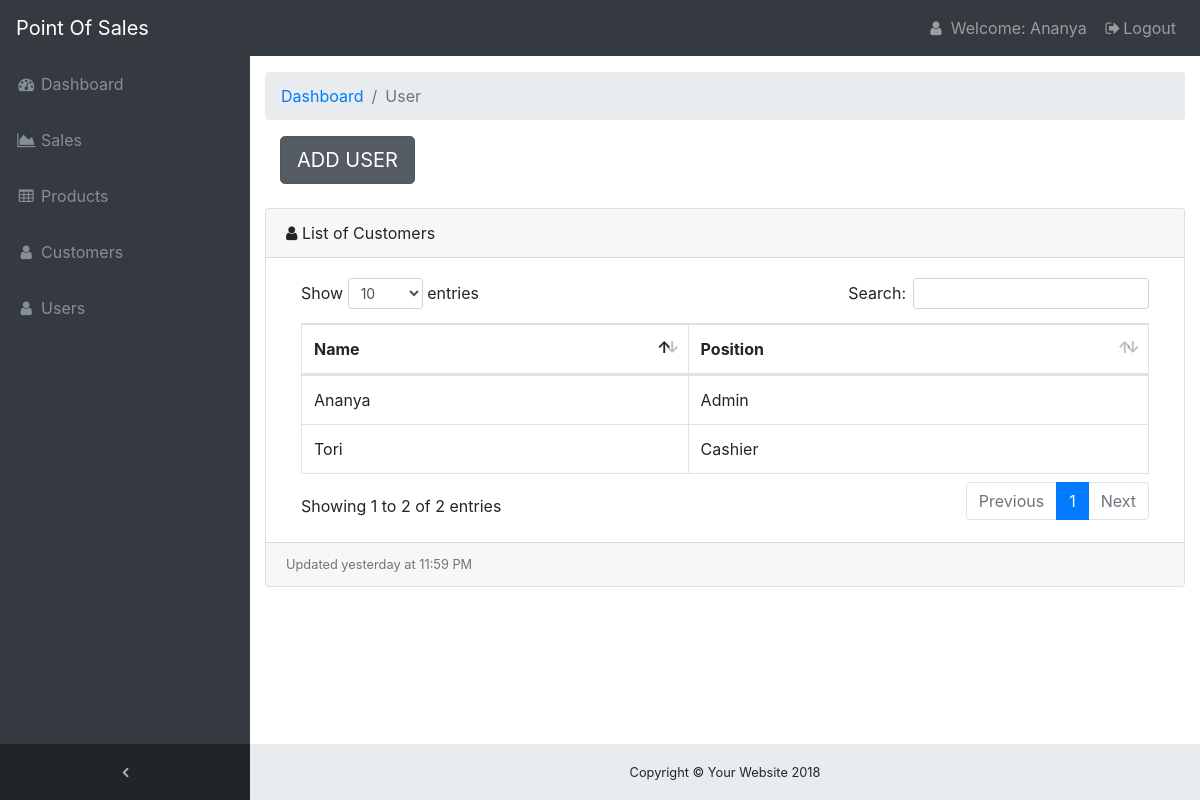
The page /user.php (signed in) on the database as committed earlier.
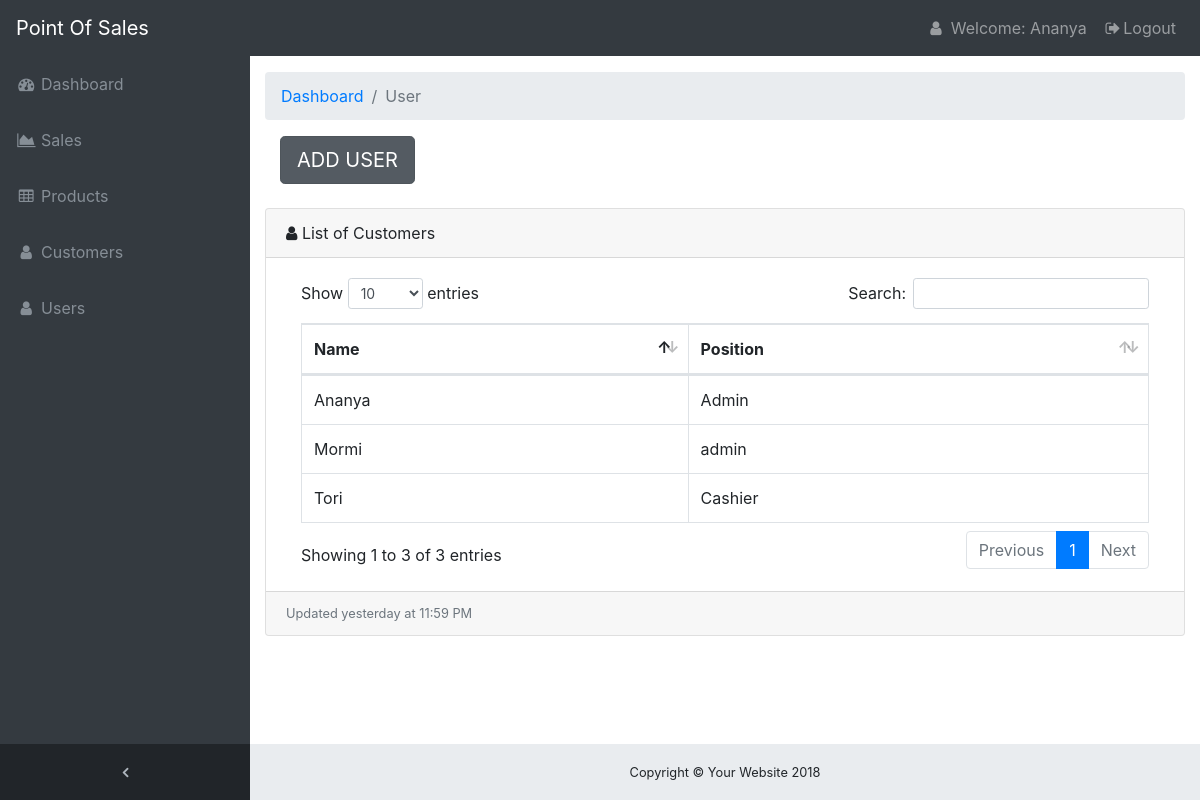
The same page on the database as committed later.
### tables this page shows
CREATE TABLE `user` (
  `user_id` int(11) NOT NULL,
  `user_name` varchar(255) NOT NULL,
  `password` varchar(255) NOT NULL,
  `position` varchar(255) NOT NULL
);

### user.php (the view, shortened to what this page needs)
<!DOCTYPE html>
<html lang="en">
<head>
  <link href="vendor/bootstrap/css/bootstrap.min.css" rel="stylesheet">
  <link href="vendor/font-awesome/css/font-awesome.min.css" rel="stylesheet" type="text/css">
  <link href="vendor/datatables/dataTables.bootstrap4.css" rel="stylesheet">
  <link href="css/sb-admin.css" rel="stylesheet">
<?php
$invoice=rand();
?>
</head>
<body class="fixed-nav sticky-footer bg-dark" id="page-top">
   <nav class="navbar navbar-expand-lg navbar-dark bg-dark fixed-top" id="mainNav">
    <a class="navbar-brand" href="Homepage.php">Point Of Sales</a>
    <div class="collapse navbar-collapse" id="navbarResponsive">
      <ul class="navbar-nav navbar-sidenav" id="exampleAccordion">
        <li class="nav-item" data-toggle="tooltip" data-placement="right" title="Dashboard">
          <a class="nav-link" href="index.php">
            <i class="fa fa-fw fa-dashboard"></i>
            <span class="nav-link-text">Dashboard</span>
          </a>
        </li>
        <li class="nav-item" data-toggle="tooltip" data-placement="right" title="Sales">
         <a class="nav-link" href="sales.php?invoice=<?php echo $invoice ?>">
            <i class="fa fa-fw fa-area-chart"></i>
            <span class="nav-link-text">Sales</span>
          </a>
        </li>
        <li class="nav-item" data-toggle="tooltip" data-placement="right" title="Products">
          <a class="nav-link" href="product.php">
            <i class="fa fa-fw fa-table"></i>
            <span class="nav-link-text">Products</span>
          </a>
        </li>
        <li class="nav-item" data-toggle="tooltip" data-placement="right" title="Customers">
          <a class="nav-link" href="customer.php">
            <i class="fa fa-fw fa-user"></i>
            <span class="nav-link-text">Customers</span>
          </a>
        </li>
        <li class="nav-item" data-toggle="tooltip" data-placement="right" title="Users">
          <a class="nav-link" href="user.php">
            <i class="fa fa-fw fa-user"></i>
            <span class="nav-link-text">Users</span>
          </a>
        </li>
      </ul>
      <ul class="navbar-nav sidenav-toggler">
        <li class="nav-item">
          <a class="nav-link text-center" id="sidenavToggler">
            <i class="fa fa-fw fa-angle-left"></i>
          </a>
        </li>
      </ul>
      <ul class="navbar-nav ml-auto">
        <li class="nav-item">
        <a class="nav-link" data-toggle="modal" data-target="#WModal"><i class="fa fa-fw fa-user"></i> Welcome: <?php echo $_SESSION['user_name'] ?> </a>
        </li>
        <li class="nav-item">
          <a class="nav-link" data-toggle="modal" data-target="#exampleModal">
            <i class="fa fa-fw fa-sign-out"></i>Logout</a>
        </li>
      </ul>
    </div>
  </nav>
  <div class="content-wrapper">
    <div class="container-fluid">
      <ol class="breadcrumb">
        <li class="breadcrumb-item">
          <a href="#">Dashboard</a>
        </li>
        <li class="breadcrumb-item active">User</li>
      </ol>
        <div class="container">
            <div class="row">
               <div class="col-sm">
                   <a  href="register.html" class="btn btn-secondary btn-lg active" data-toggle="modal" data-target="#theModal"  role="button" aria-pressed="true">ADD USER</a>
                   </div>
                </div>
            </div><br>
      <div class="card mb-3">
        <div class="card-header">
          <i class="fa fa-user"></i>
          List of Customers
          </div>
        <div class="card-body">
          <div class="table-responsive">
            <table class="table table-bordered" id="dataTable" width="100%" cellspacing="0" on>
              <thead>
                <tr>
                  <th>Name</th>
                  <th>Position</th>
                </tr>
              </thead>
              <tbody>
                  <?php
                  include 'dbms.php' ;
                  $sql="SELECT * FROM `user` WHERE 1" ;
                  $res=mysqli_query($conn,$sql);
                  while($row=mysqli_fetch_assoc($res))
                  {?>
                  <tr>
                  <td><?php echo $row['user_name'] ?></td>
                  <td><?php echo $row['position'] ?></td>
                  </tr>
                  <?php }
                  ?>
              </tbody>
            </table>
          </div>
        </div>
        <div class="card-footer small text-muted">Updated yesterday at 11:59 PM</div>
      </div>
    </div>
    <footer class="sticky-footer">
      <div class="container">
        <div class="text-center">
          <small>Copyright © Your Website 2018</small>
        </div>
      </div>
    </footer>
  </div>
</body>
</html>

### css/sb-admin.css (style rules this page uses)
html { position: relative; min-height: 100%; }
body { overflow-x: hidden; }
body.sticky-footer { margin-bottom: 56px; }
body.sticky-footer .content-wrapper { min-height: calc(100vh - 56px - 56px); }
body.fixed-nav { padding-top: 56px; }
.content-wrapper { min-height: calc(100vh - 56px); padding-top: 1rem; }
#mainNav .navbar-collapse { overflow: auto; max-height: 75vh; }
#mainNav .navbar-collapse .navbar-nav .nav-item .nav-link { cursor: pointer; }
#mainNav .navbar-collapse .sidenav-toggler { display: none; }
@media (min-width: 992px) { #mainNav .navbar-brand { width: 250px; } }
@media (min-width: 992px) { #mainNav .navbar-collapse { overflow: visible; max-height: none; } }
@media (min-width: 992px) { #mainNav .navbar-collapse .navbar-sidenav { position: absolute; top: 0; left: 0; -webkit-flex-direction: column; -ms-flex-direction: column; flex-direction: column; margin-top: 56px; } }
@media (min-width: 992px) { #mainNav .navbar-collapse .navbar-sidenav > .nav-item { width: 250px; padding: 0; } }
@media (min-width: 992px) { #mainNav .navbar-collapse .navbar-sidenav > .nav-item > .nav-link { padding: 1em; } }
#mainNav.fixed-top .sidenav-toggler { display: none; }
@media (min-width: 992px) { #mainNav.fixed-top .navbar-sidenav { height: calc(100vh - 112px); } }
@media (min-width: 992px) { #mainNav.fixed-top .sidenav-toggler { position: absolute; top: 0; left: 0; display: flex; -webkit-flex-direction: column; -ms-flex-direction: column; flex-direction: column; margin-top: calc(100vh - 56px); } }
@media (min-width: 992px) { #mainNav.fixed-top .sidenav-toggler > .nav-item { width: 250px; padding: 0; } }
@media (min-width: 992px) { #mainNav.fixed-top .sidenav-toggler > .nav-item > .nav-link { padding: 1em; } }
#mainNav.fixed-top.navbar-dark .sidenav-toggler { background-color: #212529; }
#mainNav.fixed-top.navbar-dark .sidenav-toggler a i { color: #adb5bd; }
.content-wrapper { overflow-x: hidden; background: white; }
@media (min-width: 992px) { .content-wrapper { margin-left: 250px; } }
#sidenavToggler i { font-weight: 800; }
#mainNav.navbar-dark .navbar-collapse .navbar-sidenav > .nav-item > .nav-link { color: #868e96; }
@media (min-width: 992px) { #mainNav.navbar-dark .navbar-collapse .navbar-sidenav { background: #343a40; } }
footer.sticky-footer { position: absolute; right: 0; bottom: 0; width: 100%; height: 56px; background-color: #e9ecef; line-height: 55px; }
@media (min-width: 992px) { footer.sticky-footer { width: calc(100% - 250px); } }

Rows that differ between the two databases and show on the page:
added user: user_name "Mormi", position "admin"
Other text that changed with them:
text written by a page script: "Show entries Search: Showing 1 to 2 of 2 entries Previous 1 Next" → "Show entries Search: Showing 1 to 3 of 3 entries Previous 1 Next"
